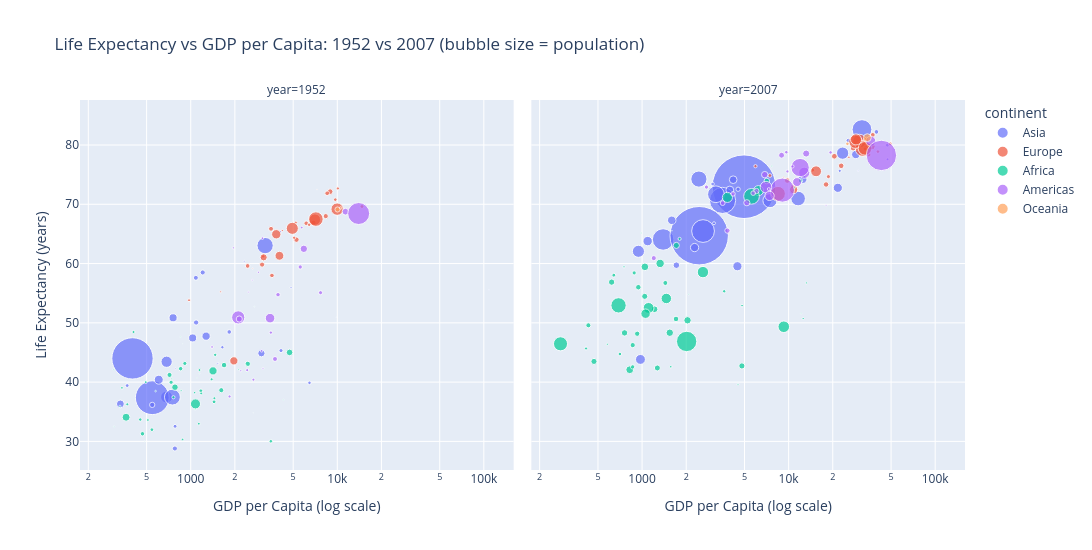

The notebook cell saved with this chart:
### Code cell
data_two_years = data.query('year in [1952, 2007]')

fig = px.scatter(
    data_two_years,
    x='gdpPercap',
    y='lifeExp',
    color='continent',
    size='pop',
    size_max=45,
    hover_name='country',
    log_x=True,
    opacity=0.7,
    facet_col='year',
    title='Life Expectancy vs GDP per Capita: 1952 vs 2007 (bubble size = population)',
    labels={'gdpPercap': 'GDP per Capita (log scale)', 'lifeExp': 'Life Expectancy (years)'}
)
fig.update_layout(width=1100, height=550)
fig.show()

summary = data_two_years.groupby('year').agg(
    lifeExp_min=('lifeExp', 'min'),
    lifeExp_median=('lifeExp', 'median'),
    lifeExp_max=('lifeExp', 'max'),
    gdp_min=('gdpPercap', 'min'),
    gdp_median=('gdpPercap', 'median'),
    gdp_max=('gdpPercap', 'max'),
).round(2)
print(summary.to_string())

for yr in (1952, 2007):
    sub = data_two_years.query('year == @yr')
    # correlate against log(gdpPercap): life expectancy rises linearly with log money, not raw money
    r_gdp = np.corrcoef(np.log10(sub['gdpPercap']), sub['lifeExp'])[0, 1]
    r_pop = np.corrcoef(np.log10(sub['pop']), sub['lifeExp'])[0, 1]
    print(f'{yr}: corr(log gdpPercap, lifeExp) = {r_gdp:.3f}   corr(log pop, lifeExp) = {r_pop:.3f}')

### Figure 1 — Plotly figure (JSON) as saved in the notebook; plotly's stock layout.template omitted (floating-point values rounded to 4 significant figures)
{"data": [{"hovertemplate": "<b>%{hovertext}</b><br><br>continent=Asia<br>year=1952<br>GDP per Capita (log scale)=%{x}<br>Life Expectancy (years)=%{y}<br>pop=%{marker.size}<extra></extra>", "hovertext": ["Afghanistan", "Bahrain", "Bangladesh", "Cambodia", "China", "Hong Kong, China", "India", "Indonesia", "Iran", "Iraq", "Israel", "Japan", "Jordan", "Korea, Dem. Rep.", "Korea, Rep.", "Kuwait", "Lebanon", "Malaysia", "Mongolia", "Myanmar", "Nepal", "Oman", "Pakistan", "Philippines", "Saudi Arabia", "Singapore", "Sri Lanka", "Syria", "Taiwan", "Thailand", "Vietnam", "West Bank and Gaza", "Yemen, Rep."], "legendgroup": "Asia", "marker": {"color": "#636efa", "opacity": 0.7, "size": [8425333, 120447, 46886859, 4693836, 556263527, 2125900, 372000000, 82052000, 17272000, 5441766, 1620914, 86459025, 607914, 8865488, 20947571, 160000, 1439529, 6748378, 800663, 20092996, 9182536, 507833, 41346560, 22438691, 4005677, 1127000, 7982342, 3661549, 8550362, 21289402, 26246839, 1030585, 4963829], "sizemode": "area", "sizeref": 651200.0, "symbol": "circle"}, "mode": "markers", "name": "Asia", "orientation": "v", "showlegend": true, "type": "scatter", "x": [779.4, 9867.0, 684.2, 368.5, 400.4, 3054.0, 546.6, 749.7, 3035.0, 4130.0, 4087.0, 3217.0, 1547.0, 1088.0, 1031.0, 108400.0, 4835.0, 1831.0, 786.6, 331.0, 545.9, 1828.0, 684.6, 1273.0, 6460.0, 2315.0, 1084.0, 1643.0, 1207.0, 757.8, 605.1, 1516.0, 781.7], "xaxis": "x", "y": [28.8, 50.94, 37.48, 39.42, 44.0, 60.96, 37.37, 37.47, 44.87, 45.32, 65.39, 63.03, 43.16, 50.06, 47.45, 55.56, 55.93, 48.46, 42.24, 36.32, 36.16, 37.58, 43.44, 47.75, 39.88, 60.4, 57.59, 45.88, 58.5, 50.85, 40.41, 43.16, 32.55], "yaxis": "y"}, {"hovertemplate": "<b>%{hovertext}</b><br><br>continent=Asia<br>year=2007<br>GDP per Capita (log scale)=%{x}<br>Life Expectancy (years)=%{y}<br>pop=%{marker.size}<extra></extra>", "hovertext": ["Afghanistan", "Bahrain", "Bangladesh", "Cambodia", "China", "Hong Kong, China", "India", "Indonesia", "Iran", "Iraq", "Israel", "Japan", "Jordan", "Korea, Dem. Rep.", "Korea, Rep.", "Kuwait", "Lebanon", "Malaysia", "Mongolia", "Myanmar", "Nepal", "Oman", "Pakistan", "Philippines", "Saudi Arabia", "Singapore", "Sri Lanka", "Syria", "Taiwan", "Thailand", "Vietnam", "West Bank and Gaza", "Yemen, Rep."], "legendgroup": "Asia", "marker": {"color": "#636efa", "opacity": 0.7, "size": [31889923, 708573, 150448339, 14131858, 1318683096, 6980412, 1110396331, 223547000, 69453570, 27499638, 6426679, 127467972, 6053193, 23301725, 49044790, 2505559, 3921278, 24821286, 2874127, 47761980, 28901790, 3204897, 169270617, 91077287, 27601038, 4553009, 20378239, 19314747, 23174294, 65068149, 85262356, 4018332, 22211743], "sizemode": "area", "sizeref": 651200.0, "symbol": "circle"}, "mode": "markers", "name": "Asia", "orientation": "v", "showlegend": false, "type": "scatter", "x": [974.6, 29800.0, 1391.0, 1714.0, 4959.0, 39720.0, 2452.0, 3541.0, 11610.0, 4471.0, 25520.0, 31660.0, 4519.0, 1593.0, 23350.0, 47310.0, 10460.0, 12450.0, 3096.0, 944.0, 1091.0, 22320.0, 2606.0, 3190.0, 21650.0, 47140.0, 3970.0, 4185.0, 28720.0, 7458.0, 2442.0, 3025.0, 2281.0], "xaxis": "x2", "y": [43.83, 75.64, 64.06, 59.72, 72.96, 82.21, 64.7, 70.65, 70.96, 59.55, 80.75, 82.6, 72.53, 67.3, 78.62, 77.59, 71.99, 74.24, 66.8, 62.07, 63.78, 75.64, 65.48, 71.69, 72.78, 79.97, 72.4, 74.14, 78.4, 70.62, 74.25, 73.42, 62.7], "yaxis": "y2"}, {"hovertemplate": "<b>%{hovertext}</b><br><br>continent=Europe<br>year=1952<br>GDP per Capita (log scale)=%{x}<br>Life Expectancy (years)=%{y}<br>pop=%{marker.size}<extra></extra>", "hovertext": ["Albania", "Austria", "Belgium", "Bosnia and Herzegovina", "Bulgaria", "Croatia", "Czech Republic", "Denmark", "Finland", "France", "Germany", "Greece", "Hungary", "Iceland", "Ireland", "Italy", "Montenegro", "Netherlands", "Norway", "Poland", "Portugal", "Romania", "Serbia", "Slovak Republic", "Slovenia", "Spain", "Sweden", "Switzerland", "Turkey", "United Kingdom"], "legendgroup": "Europe", "marker": {"color": "#EF553B", "opacity": 0.7, "size": [1282697, 6927772, 8730405, 2791000, 7274900, 3882229, 9125183, 4334000, 4090500, 42459667, 69145952, 7733250, 9504000, 147962, 2952156, 47666000, 413834, 10381988, 3327728, 25730551, 8526050, 16630000, 6860147, 3558137, 1489518, 28549870, 7124673, 4815000, 22235677, 50430000], "sizemode": "area", "sizeref": 651200.0, "symbol": "circle"}, "mode": "markers", "name": "Europe", "orientation": "v", "showlegend": true, "type": "scatter", "x": [1601.0, 6137.0, 8343.0, 973.5, 2444.0, 3119.0, 6876.0, 9692.0, 6425.0, 7030.0, 7144.0, 3531.0, 5264.0, 7268.0, 5210.0, 4931.0, 2648.0, 8942.0, 10100.0, 4029.0, 3068.0, 3145.0, 3581.0, 5075.0, 4215.0, 3834.0, 8528.0, 14730.0, 1969.0, 9980.0], "xaxis": "x", "y": [55.23, 66.8, 68.0, 53.82, 59.6, 61.21, 66.87, 70.78, 66.55, 67.41, 67.5, 65.86, 64.03, 72.49, 66.91, 65.94, 59.16, 72.13, 72.67, 61.31, 59.82, 61.05, 58.0, 64.36, 65.57, 64.94, 71.86, 69.62, 43.59, 69.18], "yaxis": "y"}, {"hovertemplate": "<b>%{hovertext}</b><br><br>continent=Europe<br>year=2007<br>GDP per Capita (log scale)=%{x}<br>Life Expectancy (years)=%{y}<br>pop=%{marker.size}<extra></extra>", "hovertext": ["Albania", "Austria", "Belgium", "Bosnia and Herzegovina", "Bulgaria", "Croatia", "Czech Republic", "Denmark", "Finland", "France", "Germany", "Greece", "Hungary", "Iceland", "Ireland", "Italy", "Montenegro", "Netherlands", "Norway", "Poland", "Portugal", "Romania", "Serbia", "Slovak Republic", "Slovenia", "Spain", "Sweden", "Switzerland", "Turkey", "United Kingdom"], "legendgroup": "Europe", "marker": {"color": "#EF553B", "opacity": 0.7, "size": [3600523, 8199783, 10392226, 4552198, 7322858, 4493312, 10228744, 5468120, 5238460, 61083916, 82400996, 10706290, 9956108, 301931, 4109086, 58147733, 684736, 16570613, 4627926, 38518241, 10642836, 22276056, 10150265, 5447502, 2009245, 40448191, 9031088, 7554661, 71158647, 60776238], "sizemode": "area", "sizeref": 651200.0, "symbol": "circle"}, "mode": "markers", "name": "Europe", "orientation": "v", "showlegend": false, "type": "scatter", "x": [5937.0, 36130.0, 33690.0, 7446.0, 10680.0, 14620.0, 22830.0, 35280.0, 33210.0, 30470.0, 32170.0, 27540.0, 18010.0, 36180.0, 40680.0, 28570.0, 9254.0, 36800.0, 49360.0, 15390.0, 20510.0, 10810.0, 9787.0, 18680.0, 25770.0, 28820.0, 33860.0, 37510.0, 8458.0, 33200.0], "xaxis": "x2", "y": [76.42, 79.83, 79.44, 74.85, 73.0, 75.75, 76.49, 78.33, 79.31, 80.66, 79.41, 79.48, 73.34, 81.76, 78.89, 80.55, 74.54, 79.76, 80.2, 75.56, 78.1, 72.48, 74.0, 74.66, 77.93, 80.94, 80.88, 81.7, 71.78, 79.42], "yaxis": "y2"}, {"hovertemplate": "<b>%{hovertext}</b><br><br>continent=Africa<br>year=1952<br>GDP per Capita (log scale)=%{x}<br>Life Expectancy (years)=%{y}<br>pop=%{marker.size}<extra></extra>", "hovertext": ["Algeria", "Angola", "Benin", "Botswana", "Burkina Faso", "Burundi", "Cameroon", "Central African Republic", "Chad", "Comoros", "Congo, Dem. Rep.", "Congo, Rep.", "Cote d'Ivoire", "Djibouti", "Egypt", "Equatorial Guinea", "Eritrea", "Ethiopia", "Gabon", "Gambia", "Ghana", "Guinea", "Guinea-Bissau", "Kenya", "Lesotho", "Liberia", "Libya", "Madagascar", "Malawi", "Mali", "Mauritania", "Mauritius", "Morocco", "Mozambique", "Namibia", "Niger", "Nigeria", "Reunion", "Rwanda", "Sao Tome and Principe", "Senegal", "Sierra Leone", "Somalia", "South Africa", "Sudan", "Swaziland", "Tanzania", "Togo", "Tunisia", "Uganda", "Zambia", "Zimbabwe"], "legendgroup": "Africa", "marker": {"color": "#00cc96", "opacity": 0.7, "size": [9279525, 4232095, 1738315, 442308, 4469979, 2445618, 5009067, 1291695, 2682462, 153936, 14100005, 854885, 2977019, 63149, 22223309, 216964, 1438760, 20860941, 420702, 284320, 5581001, 2664249, 580653, 6464046, 748747, 863308, 1019729, 4762912, 2917802, 3838168, 1022556, 516556, 9939217, 6446316, 485831, 3379468, 33119096, 257700, 2534927, 60011, 2755589, 2143249, 2526994, 14264935, 8504667, 290243, 8322925, 1219113, 3647735, 5824797, 2672000, 3080907], "sizemode": "area", "sizeref": 651200.0, "symbol": "circle"}, "mode": "markers", "name": "Africa", "orientation": "v", "showlegend": true, "type": "scatter", "x": [2449.0, 3521.0, 1063.0, 851.2, 543.3, 339.3, 1173.0, 1071.0, 1179.0, 1103.0, 780.5, 2126.0, 1389.0, 2670.0, 1419.0, 375.6, 328.9, 362.1, 4293.0, 485.2, 911.3, 510.2, 299.9, 853.5, 298.8, 575.6, 2388.0, 1443.0, 369.2, 452.3, 743.1, 1968.0, 1688.0, 468.5, 2424.0, 761.9, 1077.0, 2719.0, 493.3, 879.6, 1450.0, 879.8, 1136.0, 4725.0, 1616.0, 1148.0, 716.7, 859.8, 1468.0, 734.8, 1147.0, 406.9], "xaxis": "x", "y": [43.08, 30.02, 38.22, 47.62, 31.98, 39.03, 38.52, 35.46, 38.09, 40.72, 39.14, 42.11, 40.48, 34.81, 41.89, 34.48, 35.93, 34.08, 37.0, 30.0, 43.15, 33.61, 32.5, 42.27, 42.14, 38.48, 42.72, 36.68, 36.26, 33.69, 40.54, 50.99, 42.87, 31.29, 41.73, 37.44, 36.32, 52.72, 40.0, 46.47, 37.28, 30.33, 32.98, 45.01, 38.63, 41.41, 41.22, 38.6, 44.6, 39.98, 42.04, 48.45], "yaxis": "y"}, {"hovertemplate": "<b>%{hovertext}</b><br><br>continent=Africa<br>year=2007<br>GDP per Capita (log scale)=%{x}<br>Life Expectancy (years)=%{y}<br>pop=%{marker.size}<extra></extra>", "hovertext": ["Algeria", "Angola", "Benin", "Botswana", "Burkina Faso", "Burundi", "Cameroon", "Central African Republic", "Chad", "Comoros", "Congo, Dem. Rep.", "Congo, Rep.", "Cote d'Ivoire", "Djibouti", "Egypt", "Equatorial Guinea", "Eritrea", "Ethiopia", "Gabon", "Gambia", "Ghana", "Guinea", "Guinea-Bissau", "Kenya", "Lesotho", "Liberia", "Libya", "Madagascar", "Malawi", "Mali", "Mauritania", "Mauritius", "Morocco", "Mozambique", "Namibia", "Niger", "Nigeria", "Reunion", "Rwanda", "Sao Tome and Principe", "Senegal", "Sierra Leone", "Somalia", "South Africa", "Sudan", "Swaziland", "Tanzania", "Togo", "Tunisia", "Uganda", "Zambia", "Zimbabwe"], "legendgroup": "Africa", "marker": {"color": "#00cc96", "opacity": 0.7, "size": [33333216, 12420476, 8078314, 1639131, 14326203, 8390505, 17696293, 4369038, 10238807, 710960, 64606759, 3800610, 18013409, 496374, 80264543, 551201, 4906585, 76511887, 1454867, 1688359, 22873338, 9947814, 1472041, 35610177, 2012649, 3193942, 6036914, 19167654, 13327079, 12031795, 3270065, 1250882, 33757175, 19951656, 2055080, 12894865, 135031164, 798094, 8860588, 199579, 12267493, 6144562, 9118773, 43997828, 42292929, 1133066, 38139640, 5701579, 10276158, 29170398, 11746035, 12311143], "sizemode": "area", "sizeref": 651200.0, "symbol": "circle"}, "mode": "markers", "name": "Africa", "orientation": "v", "showlegend": false, "type": "scatter", "x": [6223.0, 4797.0, 1441.0, 12570.0, 1217.0, 430.1, 2042.0, 706.0, 1704.0, 986.1, 277.6, 3633.0, 1545.0, 2082.0, 5581.0, 12150.0, 641.4, 690.8, 13210.0, 752.7, 1328.0, 942.7, 579.2, 1463.0, 1569.0, 414.5, 12060.0, 1045.0, 759.3, 1043.0, 1803.0, 10960.0, 3820.0, 823.7, 4811.0, 619.7, 2014.0, 7670.0, 863.1, 1598.0, 1712.0, 862.5, 926.1, 9270.0, 2602.0, 4513.0, 1107.0, 883.0, 7093.0, 1056.0, 1271.0, 469.7], "xaxis": "x2", "y": [72.3, 42.73, 56.73, 50.73, 52.3, 49.58, 50.43, 44.74, 50.65, 65.15, 46.46, 55.32, 48.33, 54.79, 71.34, 51.58, 58.04, 52.95, 56.73, 59.45, 60.02, 56.01, 46.39, 54.11, 42.59, 45.68, 73.95, 59.44, 48.3, 54.47, 64.16, 72.8, 71.16, 42.08, 52.91, 56.87, 46.86, 76.44, 46.24, 65.53, 63.06, 42.57, 48.16, 49.34, 58.56, 39.61, 52.52, 58.42, 73.92, 51.54, 42.38, 43.49], "yaxis": "y2"}, {"hovertemplate": "<b>%{hovertext}</b><br><br>continent=Americas<br>year=1952<br>GDP per Capita (log scale)=%{x}<br>Life Expectancy (years)=%{y}<br>pop=%{marker.size}<extra></extra>", "hovertext": ["Argentina", "Bolivia", "Brazil", "Canada", "Chile", "Colombia", "Costa Rica", "Cuba", "Dominican Republic", "Ecuador", "El Salvador", "Guatemala", "Haiti", "Honduras", "Jamaica", "Mexico", "Nicaragua", "Panama", "Paraguay", "Peru", "Puerto Rico", "Trinidad and Tobago", "United States", "Uruguay", "Venezuela"], "legendgroup": "Americas", "marker": {"color": "#ab63fa", "opacity": 0.7, "size": [17876956, 2883315, 56602560, 14785584, 6377619, 12350771, 926317, 6007797, 2491346, 3548753, 2042865, 3146381, 3201488, 1517453, 1426095, 30144317, 1165790, 940080, 1555876, 8025700, 2227000, 662850, 157553000, 2252965, 5439568], "sizemode": "area", "sizeref": 651200.0, "symbol": "circle"}, "mode": "markers", "name": "Americas", "orientation": "v", "showlegend": true, "type": "scatter", "x": [5911.0, 2677.0, 2109.0, 11370.0, 3940.0, 2144.0, 2627.0, 5587.0, 1398.0, 3522.0, 3048.0, 2428.0, 1840.0, 2195.0, 2899.0, 3478.0, 3112.0, 2480.0, 1952.0, 3759.0, 3082.0, 3023.0, 13990.0, 5717.0, 7690.0], "xaxis": "x", "y": [62.48, 40.41, 50.92, 68.75, 54.74, 50.64, 57.21, 59.42, 45.93, 48.36, 45.26, 42.02, 37.58, 41.91, 58.53, 50.79, 42.31, 55.19, 62.65, 43.9, 64.28, 59.1, 68.44, 66.07, 55.09], "yaxis": "y"}, {"hovertemplate": "<b>%{hovertext}</b><br><br>continent=Americas<br>year=2007<br>GDP per Capita (log scale)=%{x}<br>Life Expectancy (years)=%{y}<br>pop=%{marker.size}<extra></extra>", "hovertext": ["Argentina", "Bolivia", "Brazil", "Canada", "Chile", "Colombia", "Costa Rica", "Cuba", "Dominican Republic", "Ecuador", "El Salvador", "Guatemala", "Haiti", "Honduras", "Jamaica", "Mexico", "Nicaragua", "Panama", "Paraguay", "Peru", "Puerto Rico", "Trinidad and Tobago", "United States", "Uruguay", "Venezuela"], "legendgroup": "Americas", "marker": {"color": "#ab63fa", "opacity": 0.7, "size": [40301927, 9119152, 190010647, 33390141, 16284741, 44227550, 4133884, 11416987, 9319622, 13755680, 6939688, 12572928, 8502814, 7483763, 2780132, 108700891, 5675356, 3242173, 6667147, 28674757, 3942491, 1056608, 301139947, 3447496, 26084662], "sizemode": "area", "sizeref": 651200.0, "symbol": "circle"}, "mode": "markers", "name": "Americas", "orientation": "v", "showlegend": false, "type": "scatter", "x": [12780.0, 3822.0, 9066.0, 36320.0, 13170.0, 7007.0, 9645.0, 8948.0, 6025.0, 6873.0, 5728.0, 5186.0, 1202.0, 3548.0, 7321.0, 11980.0, 2749.0, 9809.0, 4173.0, 7409.0, 19330.0, 18010.0, 42950.0, 10610.0, 11420.0], "xaxis": "x2", "y": [75.32, 65.55, 72.39, 80.65, 78.55, 72.89, 78.78, 78.27, 72.23, 74.99, 71.88, 70.26, 60.92, 70.2, 72.57, 76.19, 72.9, 75.54, 71.75, 71.42, 78.75, 69.82, 78.24, 76.38, 73.75], "yaxis": "y2"}, {"hovertemplate": "<b>%{hovertext}</b><br><br>continent=Oceania<br>year=1952<br>GDP per Capita (log scale)=%{x}<br>Life Expectancy (years)=%{y}<br>pop=%{marker.size}<extra></extra>", "hovertext": ["Australia", "New Zealand"], "legendgroup": "Oceania", "marker": {"color": "#FFA15A", "opacity": 0.7, "size": [8691212, 1994794], "sizemode": "area", "sizeref": 651200.0, "symbol": "circle"}, "mode": "markers", "name": "Oceania", "orientation": "v", "showlegend": true, "type": "scatter", "x": [10040.0, 10560.0], "xaxis": "x", "y": [69.12, 69.39], "yaxis": "y"}, {"hovertemplate": "<b>%{hovertext}</b><br><br>continent=Oceania<br>year=2007<br>GDP per Capita (log scale)=%{x}<br>Life Expectancy (years)=%{y}<br>pop=%{marker.size}<extra></extra>", "hovertext": ["Australia", "New Zealand"], "legendgroup": "Oceania", "marker": {"color": "#FFA15A", "opacity": 0.7, "size": [20434176, 4115771], "sizemode": "area", "sizeref": 651200.0, "symbol": "circle"}, "mode": "markers", "name": "Oceania", "orientation": "v", "showlegend": false, "type": "scatter", "x": [34440.0, 25190.0], "xaxis": "x2", "y": [81.23, 80.2], "yaxis": "y2"}], "layout": {"annotations": [{"font": {}, "showarrow": false, "text": "year=1952", "x": 0.245, "xanchor": "center", "xref": "paper", "y": 1, "yanchor": "bottom", "yref": "paper"}, {"font": {}, "showarrow": false, "text": "year=2007", "x": 0.755, "xanchor": "center", "xref": "paper", "y": 1, "yanchor": "bottom", "yref": "paper"}], "height": 550, "legend": {"itemsizing": "constant", "title": {"text": "continent"}, "tracegroupgap": 0}, "title": {"text": "Life Expectancy vs GDP per Capita: 1952 vs 2007 (bubble size = population)"}, "width": 1100, "xaxis": {"anchor": "y", "domain": [0, 0.49], "title": {"text": "GDP per Capita (log scale)"}, "type": "log"}, "xaxis2": {"anchor": "y2", "domain": [0.51, 1], "matches": "x", "title": {"text": "GDP per Capita (log scale)"}, "type": "log"}, "yaxis": {"anchor": "x", "domain": [0, 1], "title": {"text": "Life Expectancy (years)"}}, "yaxis2": {"anchor": "x2", "domain": [0, 1], "matches": "y", "showticklabels": false}}}
